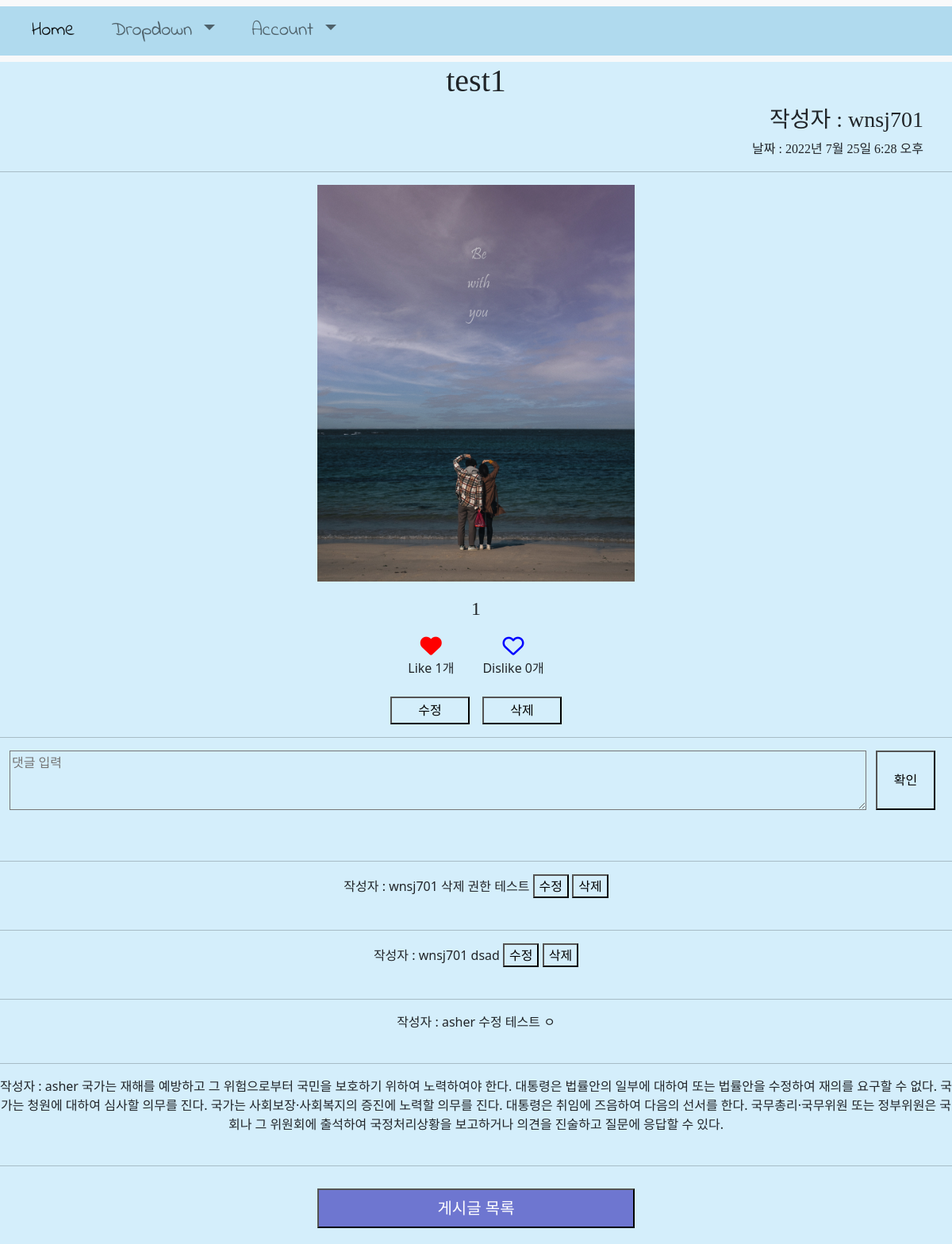
The page /1 (signed in) on the database its author committed.
### main/models.py (models this page shows, shortened)
class Post(models.Model):
    id = models.AutoField(primary_key=True)
    title = models.CharField(max_length=200)
    writer = models.ForeignKey(User, on_delete=models.CASCADE)
    pub_date = models.DateTimeField()
    body = models.TextField()
    image = models.ImageField(upload_to="post/", blank=True, null=True)
    like_user_set = models.ManyToManyField(
        User, blank=True, related_name="likes_user_set", through="Like")
    dislike_user_set = models.ManyToManyField(
        User, blank=True, related_name="dislikes_user_set", through="Dislike")
    @property
    def like_count(self):
        return self.like_user_set.count()
    @property
    def dislike_count(self):
        return self.dislike_user_set.count()

class Comment(models.Model):
    content = models.TextField()
    writer = models.ForeignKey(User, on_delete=models.CASCADE)
    post = models.ForeignKey(
        Post, on_delete=models.CASCADE, related_name='comments')
    created_at = models.DateTimeField(auto_now=True)
    update_at = models.DateTimeField(auto_now=True)

### main/views.py (the view)
# urls.py: path('<str:id>', detail, name="detail"),
@login_required
def detail(request, id):
    post = get_object_or_404(Post, pk=id)
    all_comments = post.comments.all().order_by('-created_at')
    return render(request, 'main/detail.html', {'post': post, 'comments': all_comments})

### main/templates/main/detail.html (shortened to what this page needs)
{% extends 'base.html' %}
{% load static %}
{% block content %}
<h1 style="font-family: 'AppleSDGothicNeoEB';">{{post.title}}</h1>
<div>
    {% if post.writer %}
    {% if 'user' in post.writer.username %}
        <h3 style="text-align: right; margin-right: 3%; font-family: AppleSDGothicNeoM;">작성자 : {{ post.writer.last_name }} {{ post.writer.first_name }}</h3>
    {% else %}
        <h3 style="text-align: right; margin-right: 3%; font-family: AppleSDGothicNeoM;">작성자 : {{ post.writer }}</h3>
    {% endif %}
{% else %}
        <h3 style="text-align: right; margin-right: 3%; font-family: AppleSDGothicNeoM;">작성자 : 알 수 없음</h3>
{% endif %}
    <div style="text-align: right; margin-right: 3%; font-family: AppleSDGothicNeoM;">
        날짜 : {{post.pub_date}}
    </div>
</div>
<hr>
{% if post.image %}
<p><img src="{{post.image.url}}" alt="사진" style="width: 400px; height: auto;"></p>
{% endif %}
<p style="font-family: AppleSDGothicNeoM; font-size: 24px;">{{post.body}}</p>
<div class="interaction_button" style="display: flex; flex-direction: row; justify-content:center;">
    <span href="#" class="like" name ="{{post.id}}" value="Like" style="margin-right: 3%;">
        {% if user in post.like_user_set.all %}
        <div class="alt-service-icon">
            <i class="fas fa-heart" id ="like-icon" style="color: red; font-size: 27px;"></i>
        </div>
        {% else %}
        <div class="alt-service-icon">
            <i class="far fa-heart" id ="like-icon" style="color: red; font-size: 27px;"></i>
        </div>
        {% endif %}
            <span id="count-{{ post.id }}" class="alt-services-title font-alt">
                Like
            {% if post.like_count == 0 %}
                0개
            {% else %}
                {{ post.like_count }}개
            {% endif %}
            </span>
    </span>
    <span href="#" class="dislike" name ="{{post.id}}" value="Dislike">
        {% if user in post.dislike_user_set.all %}
        <div class="alt-service-icon">
            <i class="fas fa-heart" id ="dislike-icon" style="color: blue; font-size: 27px;"></i>
        </div>
        {% else %}
        <div class="alt-service-icon">
            <i class="far fa-heart" id ="dislike-icon" style="color: blue; font-size: 27px;"></i>
        </div>
        {% endif %}
            <span id="count2-{{ post.id }}" class="alt-services-title font-alt">
                Dislike
            {% if post.dislike_count == 0 %}
                0개
            {% else %}
                {{ post.dislike_count }}개
            {% endif %}
            </span>
    </span>
</div>
<br>
{% if user == post.writer %}
    <a href="{% url 'main:edit' post.id %}"><input type="button" value="수정" style="margin-right: 1%; width: 100px; height: 35px;"></a>
    <a href="{% url 'main:delete' post.id %}"><input type="button" value="삭제" style="width: 100px; height: 35px;"></a>
{% endif %}
<br><hr>
<div>
    <form action="{%url 'main:create_comment' post.id%}" method="POST">
    <div style="display: flex; flex-direction: row;">
        <textarea name="content" placeholder="댓글 입력" style="width: 90%; height: 75px; text-align: left; margin: 0 1%;"></textarea>
        <input type="submit" value="확인" style="width: 75px; height: 75px">
    </div>
    </form>
</div>
<br><br>
<hr>
<div>
    {% for comment in comments %}
        <div>
            작성자 : {{comment.writer}}
            {{comment.content}}
            {% if comment.comment_writer == writer %}
            {% if user == comment.writer %}
            <a href="{%url 'main:edit_comment' post.id comment.id%}"><input type="button" value="수정"></a>
            <a href="{%url 'main:delete_comment' comment.id%}"><input type="button" value="삭제"></a>
            {% endif %}
            <br><br>
            {% endif %}
            <hr>
        </div>
    {% endfor %}
</div>
<h5><a href="{% url 'main:posts' %}"><input type="button" value="게시글 목록" style="width: 400px; height: 50px; background-color: #6e76d0; color: white; margin: 1% 0;"></a></h5>
{% endblock %}

### basic/static/css/show.css (style rules this page uses)
:root { --body: #d4eefb; }
* { background-color: var(--body); }

### main/templates/main/detail.html (style rules this page uses)
* { text-align: center; }

### rows shown on the page
Post: title "test1", writer "wnsj701", pub_date "2022년 7월 25일 6:28 오후", image (picture), body "1", like_count "1"
Comment: writer "wnsj701", content "삭제 권한 테스트"
Comment: writer "wnsj701", content "dsad"
Comment: writer "asher", content "수정 테스트 ㅇ"
Comment: writer "asher", content "국가는 재해를 예방하고 그 위험으로부터 국민을 보호하기 위하여 노력하여야 한다. 대통령은 법률안의 일부에 대하여 또는 법률안을 수정하여 재의를 요구할 수 없다. 국가는 청원에 대하여 심사할 의무를 진다. 국가는 사회보장·사회복지의 증진에 노력할 의무를 진다. 대통령은 취임에 즈음하여 다음의 선서를 한다. 국무총리·국무위원 또는 정부위원은 국회나 그 위원회에 출석하여 국정처리상황을 보고하거나 의견을 진술하고 질문에 응답할 수 있다."
